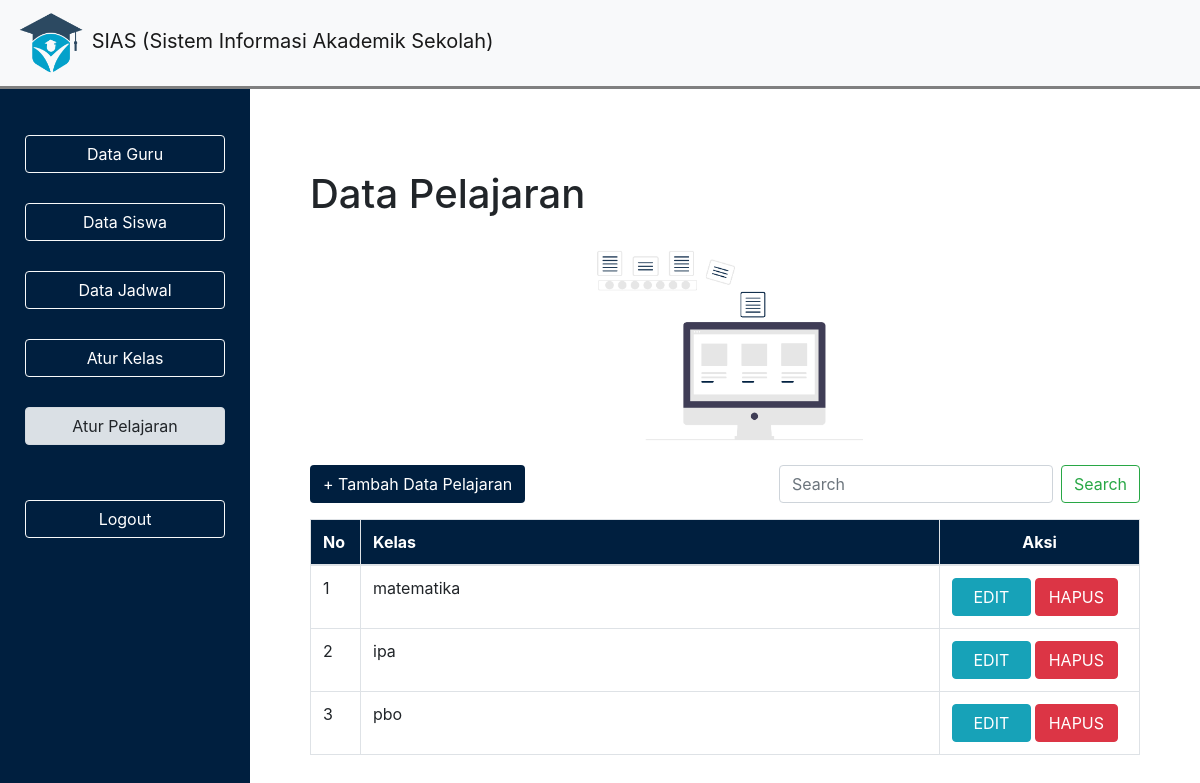
The app's page /login/admin/atur_pelajaran.php (signed in) with its own data.
### tables this page shows
CREATE TABLE `daftar_pelajaran` (
  `id` int(11) NOT NULL,
  `pelajaran` varchar(225) NOT NULL
);

### login/admin/atur_pelajaran.php (the view, shortened to what this page needs)
<?php
include"../../conn.php";
$ambil_pelajaran="SELECT * FROM daftar_pelajaran";
$query= mysqli_query($conn,$ambil_pelajaran);
?>
<html>
<head>
    <link rel="stylesheet" href="../../css/bootstrap.min.css" >
</head>
<body>
<nav class="navbar navbar-light bg-light fixed-top" style="box-shadow: 0px 3px grey; z-index: 1;">
  <a class="navbar-brand" href="#">
    <img src="logo1.png" width="70" height="60"  alt="" loading="lazy">
    SIAS (Sistem Informasi Akademik Sekolah)
  </a>
</nav>
<div class="sidebar" style="background-color: #001f3f;">
<a href="index.php"><button class="btn btn-light "> Data Guru</button></a>
<a href="siswa.php"><button class="btn btn-light"> Data Siswa</button></a>
<a href="jadwal.php"><button class="btn btn-light"> Data Jadwal</button></a>
<a href="atur_kelas.php"><button class="btn btn-light">Atur Kelas</button></a>
<a href="atur_pelajaran.php"><button class="btn btn-light active">Atur Pelajaran</button></a>
<a href="logout.php"><button class="btn btn-light" style="margin-top: 20%;">Logout</button></a>
</div>
<div class="content">
	<h1>Data Pelajaran</h1>
<div class="full">
<img src="data.png" width="340" style="margin: 0px 250px;">
</div>
 <form action="" method="post" class="form-inline"  style="float: right; margin-top: 0px;">
 	<input class="form-control mr-sm-2" type="search" placeholder="Search" aria-label="Search" name="search">
	<button class="btn btn-outline-success my-2 my-sm-0" name="cari">Search</button>
 </form>
<button class="btn text-white" data-toggle="modal" data-target="#exampleModal" style="background:#001f3f; margin-top: 0px; float: left;">+ Tambah Data Pelajaran</button>
<table class="table table-bordered">
  <thead style="background-color: #001f3f; color: white;">
    <tr>
      <th scope="col" width="50">No</th>
      <th scope="col">Kelas</th>
      <th scope="col" width="200" class="text-center">Aksi</th>
    </tr>
  </thead>
  <tbody>
<?php
$i=0;
while ($asosiasi=mysqli_fetch_assoc($query)) {
$id=$asosiasi['id'];
$kelas=$asosiasi['pelajaran'];
++$i;
?>
	<tr>
		<td><?php echo "$i"; ?></td>
		<td><?php echo "$kelas"; ?></td>
		<td><a href="crud_siswa/edit_pelajaran.php?id=<?php echo($id); ?>"><button class="btn btn-info text-white" style="width: 45%;">EDIT</button></a>
			<a href="crud_siswa/hapus_pelajaran.php?id=<?php echo($id); ?>"><button class="btn btn-danger text-white" style="width: 47%;">HAPUS</button></a></td>
	</tr>
<?php
}
?>
</tbody>
</table>
</div>
</body>
</html>

### login/admin/atur_pelajaran.php (style rules this page uses)
body { max-width: 100%; text-align: justify; }
.sidebar { min-height: 100%; width: 250px; padding: 50px 25px; position: fixed; }
.content { margin: 70px 50px 50px 300px; padding: 100px 10px; }
.btn-light { margin: 15px 0px; width: 100%; color: white; background-color: transparent; }
.active { background-color: #001f3f; }
a { text-decoration: none; color: black; }
.full { width: 100%; }

### records on screen
daftar_pelajaran: pelajaran "matematika"
daftar_pelajaran: pelajaran "ipa"
daftar_pelajaran: pelajaran "pbo"
